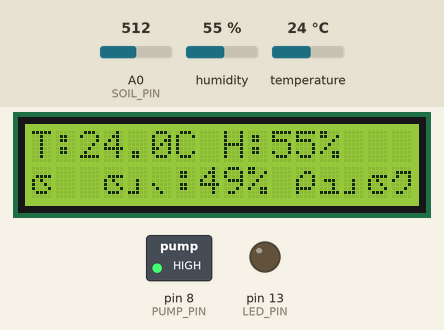
This sketch was run on a simulated Arduino Uno, built with avr-gcc and run on an emulated ATmega328P. On the bench: 16×2 character LCD, switched loads named in the sketch (green lamp = pin HIGH), output pins drawn as LEDs (lit = HIGH). The inputs (shaded band) are chosen by the test bench; at power-on: A0 (SOIL_PIN) = 512, humidity 55 %, temperature 24 °C. What the sketch prints to the serial monitor is not drawn.

Above: at 5.6 s.
5.7 s: A0 (SOIL_PIN) set to 597
At 10.5 s:
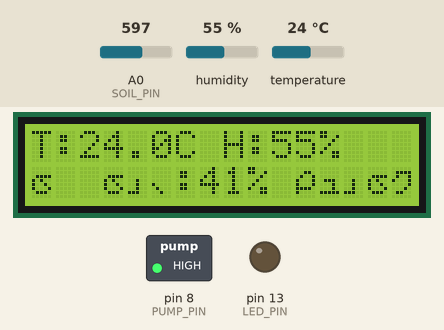
12.4 s: A0 (SOIL_PIN) set to 625
At 15.6 s:
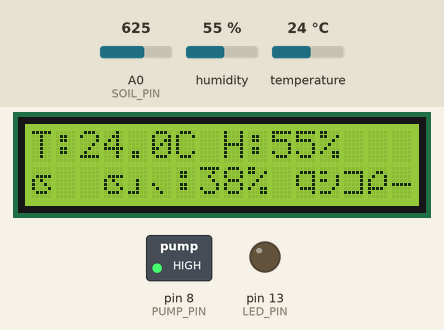
19.1 s: humidity set to 22 %
At 20.6 s:
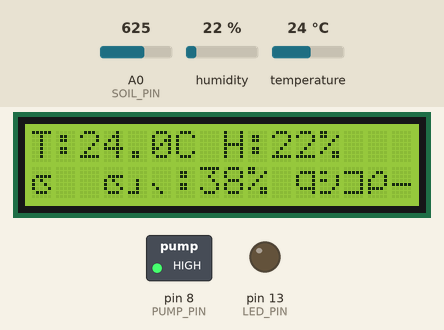
25.8 s: temperature set to 12 °C
At 30.6 s:
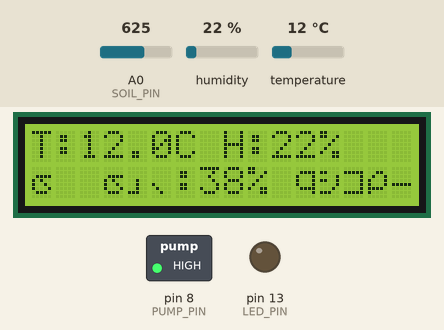
32.5 s: humidity set to 40 %
At 35.6 s:
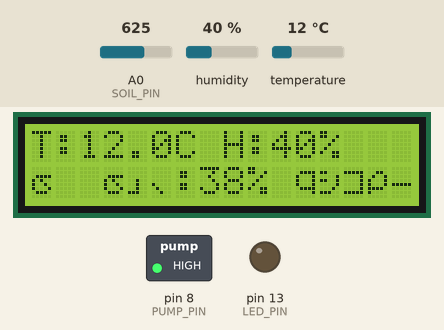
39.2 s: A0 (SOIL_PIN) set to 590
At 40.5 s:
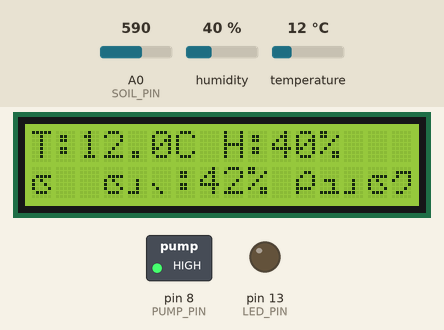
Timing chart, 0 to 42.2 s (numbered marks = the images above; inputs shaded):
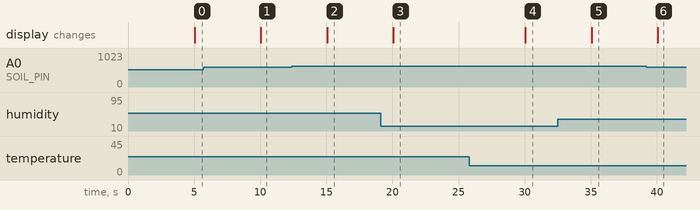

Measured:
- the behaviour switches between 613 and 614 on A0 (SOIL_PIN) (found by bisection; images 1 and 2)
- after the input at 5.7 s, the display: changes after 4.4 s (image 1)
- after the input at 12.4 s, the display: changes after 2.7 s (image 2)
- after the input at 19.1 s, the display: changes after 0.96 s (image 3)
- after the input at 25.8 s, the display: changes after 4.3 s (image 4)
- after the input at 32.5 s, the display: changes after 2.6 s (image 5)
- after the input at 39.2 s, the display: changes after 0.86 s (image 6)

The sketch:

____.ino
```cpp
/*
 * 综合项目：智能浇花系统
 * 功能：
 *   1. 土壤湿度检测
 *   2. 低于阈值自动浇水（继电器控制水泵）
 *   3. DHT11 监测环境温湿度
 *   4. LCD 显示状态
 *   5. 定时浇水（可选）
 *
 * 需要安装库：DHT sensor library, LiquidCrystal_I2C
 *
 * 硬件：
 *   土壤湿度传感器 AO → A0
 *   DHT11 → D2
 *   继电器（水泵）→ D8
 *   LCD I2C → A4, A5
 *   LED指示 → D13
 */

#include <DHT.h>
#include <Wire.h>
#include <LiquidCrystal_I2C.h>

#define DHT_PIN 2
DHT dht(DHT_PIN, DHT11);
LiquidCrystal_I2C lcd(0x27, 16, 2);

const int SOIL_PIN  = A0;
const int PUMP_PIN  = 8;   // 继电器控制水泵
const int LED_PIN   = 13;

// 湿度阈值
const int DRY_THRESHOLD = 600;   // 低于此值需要浇水
const int WET_THRESHOLD = 300;   // 高于此值停止浇水

// 浇水参数
const unsigned long WATER_DURATION = 5000;   // 每次浇水5秒
const unsigned long CHECK_INTERVAL = 60000;  // 每分钟检测一次

bool isWatering = false;
unsigned long waterStartTime = 0;
unsigned long lastCheckTime  = 0;
int waterCount = 0;

void setup() {
  pinMode(PUMP_PIN, OUTPUT);
  pinMode(LED_PIN, OUTPUT);
  digitalWrite(PUMP_PIN, HIGH);  // 继电器低电平触发，初始关闭

  dht.begin();
  lcd.init();
  lcd.backlight();
  Serial.begin(9600);

  lcd.print("智能浇花系统");
  lcd.setCursor(0, 1);
  lcd.print("正在初始化...");
  delay(2000);
  Serial.println("智能浇花系统启动");
}

void loop() {
  unsigned long now = millis();

  // 停止浇水检查
  if (isWatering && (now - waterStartTime >= WATER_DURATION)) {
    stopWatering();
  }

  // 定时检测
  if (!isWatering && (now - lastCheckTime >= CHECK_INTERVAL)) {
    lastCheckTime = now;
    checkAndWater();
  }

  // 更新显示（每5秒）
  static unsigned long lastDisplay = 0;
  if (now - lastDisplay >= 5000) {
    lastDisplay = now;
    updateDisplay();
  }
}

void checkAndWater() {
  int soilValue = analogRead(SOIL_PIN);
  Serial.print("土壤湿度: ");
  Serial.print(soilValue);

  if (soilValue > DRY_THRESHOLD) {
    Serial.println(" → 干燥，开始浇水");
    startWatering();
  } else {
    Serial.println(" → 湿润，无需浇水");
  }
}

void startWatering() {
  isWatering = true;
  waterStartTime = millis();
  waterCount++;
  digitalWrite(PUMP_PIN, LOW);   // 继电器吸合，水泵启动
  digitalWrite(LED_PIN, HIGH);
  Serial.print("浇水开始（第");
  Serial.print(waterCount);
  Serial.println("次）");
}

void stopWatering() {
  isWatering = false;
  digitalWrite(PUMP_PIN, HIGH);  // 继电器断开，水泵停止
  digitalWrite(LED_PIN, LOW);
  Serial.println("浇水完成");
}

void updateDisplay() {
  float temp = dht.readTemperature();
  float humi = dht.readHumidity();
  int soil = analogRead(SOIL_PIN);
  int soilPct = map(soil, 1023, 0, 0, 100);

  lcd.clear();
  lcd.setCursor(0, 0);
  if (!isnan(temp)) {
    lcd.print("T:");
    lcd.print(temp, 1);
    lcd.print("C H:");
    lcd.print(humi, 0);
    lcd.print("%");
  }

  lcd.setCursor(0, 1);
  lcd.print("土壤:");
  lcd.print(soilPct);
  lcd.print("% ");
  lcd.print(isWatering ? "浇水中" : (soilPct < 40 ? "缺水!" : "正常"));
}
```
